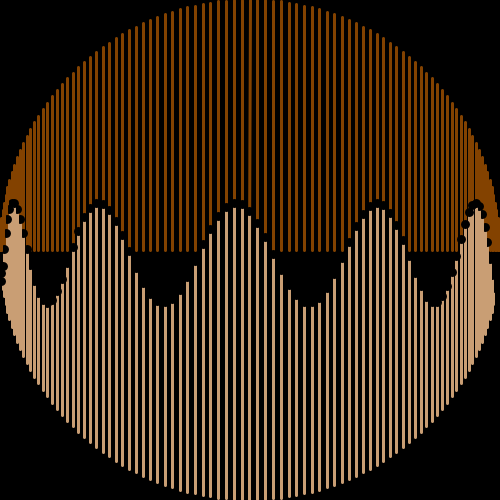
Frame 1 (no input)
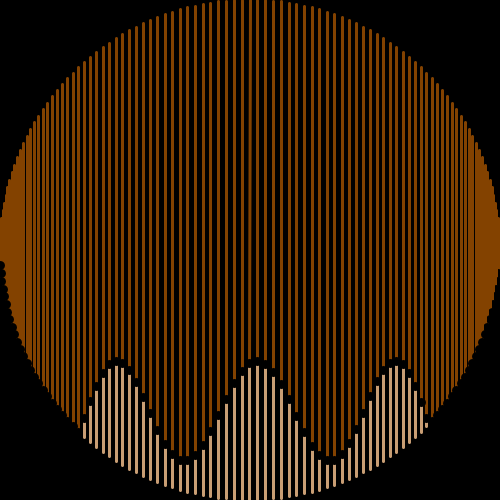
Frame 60 (the mouse pressed at the canvas centre just before this capture)
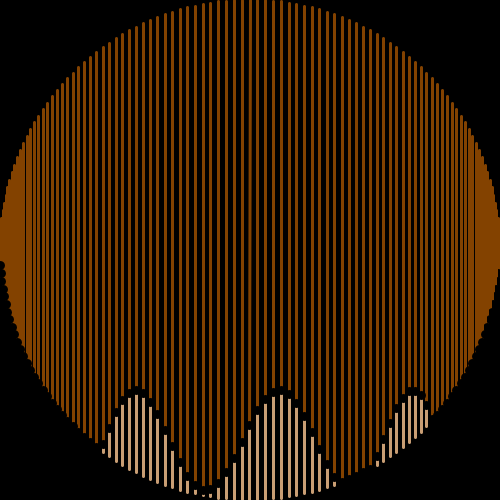
Frame 120 (the mouse held since frame 60 and released just before this capture)

The Processing sketch that drew these frames (run headless with seeded random() and noise(); from frame 60 on, the mouse is pressed at the canvas centre):

// Processing sketch: takoyaki
// ── takoyaki.pde
int n = 100;
PVector el_up[] = new PVector[n];
PVector el_down[] = new PVector[n];
PVector li[] = new PVector[n];
float li_seed[] = new float[n];
void setup(){
  size(500,500);
  for(int i=0;i<n;i++){
    el_up[i] = new PVector();
    el_down[i] = new PVector();
    li[i] = new PVector();
    el_up[i].x=250*cos(map(i,0,n,0,PI));
    el_up[i].y=250*sin(map(i,0,n,0,PI));
    el_down[i].x=250*cos(map(i,0,n,PI,2*PI));
    el_down[i].y=250*sin(map(i,0,n,PI,2*PI));
    li[i].x=250*cos(map(i,0,n,0,PI));
  }
  strokeWeight(3);
}

void draw(){
  background(0);
  fill(0);
  translate(width/2, height/2);
  for(int i=0;i<n;i++){
    if(i+1==n)continue;
    li[i].y = 50*sin(i/3.0+frameCount/64.0)+sin(frameCount/64.0)*200;
    li[i].y = min(li[i].y, el_up[i].y);
    li[i].y = max(li[i].y, el_down[i].y);
    stroke(#C99E74);
    line(el_up[i].x, el_up[i].y, li[i].x, li[i].y);
    stroke(#834200);
    line(el_down[(n-i-1)].x, el_down[(n-i-1)].y, li[i+1].x, li[i+1].y);
    stroke(0);
    ellipse(li[i].x, li[i].y,6,6);
  }
}
